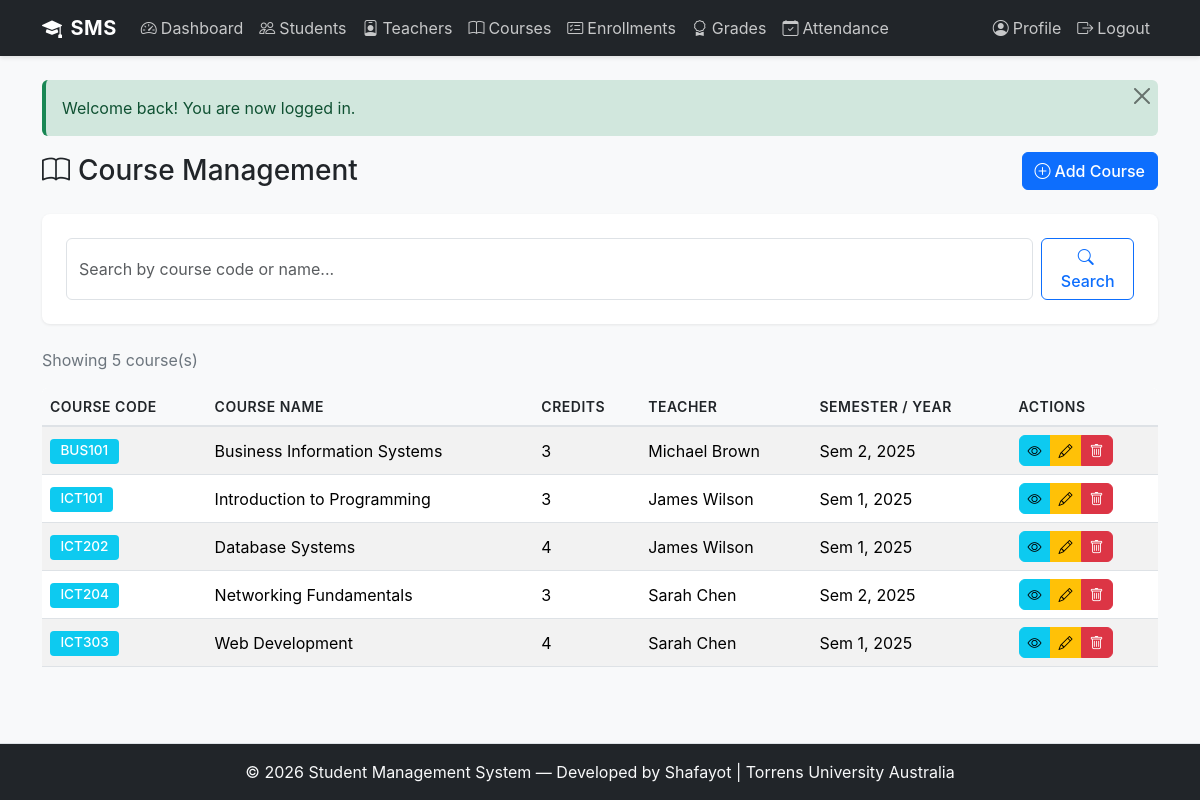
The page /public/courses/list.php (signed in) on the database its author committed.
### tables this page shows
CREATE TABLE courses (
    id INT AUTO_INCREMENT PRIMARY KEY,
    course_code VARCHAR(20) NOT NULL UNIQUE,
    course_name VARCHAR(100) NOT NULL,
    description TEXT NULL,
    credits INT NOT NULL DEFAULT 3,
    teacher_id INT NULL,
    semester ENUM('1', '2', 'summer') NOT NULL DEFAULT '1',
    year YEAR NOT NULL,
    created_at DATETIME NOT NULL DEFAULT CURRENT_TIMESTAMP,
    FOREIGN KEY (teacher_id) REFERENCES teachers(id) ON DELETE SET NULL,
    INDEX idx_course_code (course_code),
    INDEX idx_teacher_id (teacher_id)
);

CREATE TABLE teachers (
    id INT AUTO_INCREMENT PRIMARY KEY,
    user_id INT NOT NULL,
    employee_number VARCHAR(20) NOT NULL UNIQUE,
    first_name VARCHAR(50) NOT NULL,
    last_name VARCHAR(50) NOT NULL,
    department VARCHAR(100) NULL,
    phone VARCHAR(20) NULL,
    hire_date DATE NOT NULL,
    created_at DATETIME NOT NULL DEFAULT CURRENT_TIMESTAMP,
    FOREIGN KEY (user_id) REFERENCES users(id) ON DELETE CASCADE,
    INDEX idx_user_id (user_id),
    INDEX idx_employee_number (employee_number)
);

### includes/functions.php (called while the page is built, shortened)
<?php
function sanitize($string) {
    return htmlspecialchars($string, ENT_QUOTES, 'UTF-8');
}
function paginate($total_records, $per_page = 10, $current_page = 1) {
    $total_pages = max(1, ceil($total_records / $per_page));
    $current_page = max(1, min($current_page, $total_pages));
    $offset = ($current_page - 1) * $per_page;
    return [
        'current_page' => $current_page,
        'total_pages'  => $total_pages,
        'offset'       => $offset,
        'per_page'     => $per_page,
        'total_records' => $total_records,
    ];
}

### includes/db.php (called while the page is built, shortened)
<?php
class Database {
    private static $instance = null;
    public static function get_connection() {
        if (self::$instance === null) {
            try {
                $dsn = 'mysql:host=' . DB_HOST . ';dbname=' . DB_NAME . ';charset=' . DB_CHARSET;
                $options = [
                    PDO::ATTR_ERRMODE            => PDO::ERRMODE_EXCEPTION,
                    PDO::ATTR_DEFAULT_FETCH_MODE  => PDO::FETCH_ASSOC,
                    PDO::ATTR_EMULATE_PREPARES    => false,
                ];
                self::$instance = new PDO($dsn, DB_USER, DB_PASS, $options);
            } catch (PDOException $e) {
                error_log('Database connection failed: ' . $e->getMessage());
                die('Sorry, we could not connect to the database. Please try again later.');
            }
        }
        return self::$instance;
    }
    public static function query($sql, $params = []) {
        try {
            $pdo = self::get_connection();
            $stmt = $pdo->prepare($sql);
            $stmt->execute($params);
            return $stmt;
        } catch (PDOException $e) {
            error_log('Query failed: ' . $e->getMessage());
            die('Sorry, a database error occurred. Please try again later.');
        }
    }
    public static function fetch_all($sql, $params = []) {
        $stmt = self::query($sql, $params);
        return $stmt->fetchAll();
    }
    public static function fetch_one($sql, $params = []) {
        $stmt = self::query($sql, $params);
        return $stmt->fetch();
    }
}

### public/courses/list.php (the view, shortened to what this page needs)
<?php
require_once __DIR__ . '/../../includes/header.php';
$search = trim($_GET['search'] ?? '');
$current_page = max(1, intval($_GET['page'] ?? 1));
$where = "";
$params = [];
$count_sql = "SELECT COUNT(*) as count FROM courses c $where";
$total_records = Database::fetch_one($count_sql, $params)['count'];
$pagination = paginate($total_records, 10, $current_page);
$sql = "SELECT c.*, t.first_name as teacher_first, t.last_name as teacher_last
        FROM courses c
        LEFT JOIN teachers t ON c.teacher_id = t.id
        $where
        ORDER BY c.course_code ASC
        LIMIT {$pagination['per_page']} OFFSET {$pagination['offset']}";
$courses = Database::fetch_all($sql, $params);
?>
<div class="d-flex justify-content-between align-items-center mb-4">
    <h1 class="h3 mb-0"><i class="bi bi-book me-2"></i>Course Management</h1>
    <a href="<?php echo BASE_URL; ?>/courses/add.php" class="btn btn-primary">
        <i class="bi bi-plus-circle me-1"></i>Add Course
    </a>
</div>
<div class="card mb-4">
    <div class="card-body">
        <form method="GET" class="d-flex gap-2">
            <input type="text" name="search" class="form-control"
                   placeholder="Search by course code or name..."
                   value="<?php echo sanitize($search); ?>">
            <button type="submit" class="btn btn-outline-primary">
                <i class="bi bi-search me-1"></i>Search
            </button>
        </form>
    </div>
</div>
<p class="text-muted mb-3">Showing <?php echo $total_records; ?> course(s)</p>
<?php if (!empty($courses)): ?>
    <div class="table-responsive">
        <table class="table table-striped table-hover">
            <thead class="table-dark">
                <tr>
                    <th>Course Code</th>
                    <th>Course Name</th>
                    <th>Credits</th>
                    <th>Teacher</th>
                    <th>Semester / Year</th>
                    <th>Actions</th>
                </tr>
            </thead>
            <tbody>
                <?php foreach ($courses as $course): ?>
                    <tr>
                        <td><span class="badge bg-info"><?php echo sanitize($course['course_code']); ?></span></td>
                        <td><?php echo sanitize($course['course_name']); ?></td>
                        <td><?php echo intval($course['credits']); ?></td>
                        <td>
                            <?php if ($course['teacher_first']): ?>
                                <?php echo sanitize($course['teacher_first'] . ' ' . $course['teacher_last']); ?>
                            <?php else: ?>
                                <span class="text-muted">Unassigned</span>
                            <?php endif; ?>
                        </td>
                        <td>
                            <?php
                            $sem = ($course['semester'] === 'summer') ? 'Summer' : 'Sem ' . $course['semester'];
                            echo sanitize($sem . ', ' . $course['year']);
                            ?>
                        </td>
                        <td>
                            <div class="btn-group btn-group-sm">
                                <a href="<?php echo BASE_URL; ?>/courses/view.php?id=<?php echo $course['id']; ?>" class="btn btn-info" title="View">
                                    <i class="bi bi-eye"></i>
                                </a>
                                <a href="<?php echo BASE_URL; ?>/courses/edit.php?id=<?php echo $course['id']; ?>" class="btn btn-warning" title="Edit">
                                    <i class="bi bi-pencil"></i>
                                </a>
                                <a href="<?php echo BASE_URL; ?>/courses/delete.php?id=<?php echo $course['id']; ?>" class="btn btn-danger" title="Delete">
                                    <i class="bi bi-trash"></i>
                                </a>
                            </div>
                        </td>
                    </tr>
                <?php endforeach; ?>
            </tbody>
        </table>
    </div>
<?php endif; ?>
<?php require_once __DIR__ . '/../../includes/footer.php'; ?>

### assets/css/style.css (style rules this page uses)
:root { --primary-color: #0d6efd; --secondary-color: #6c757d; --success-color: #198754; --danger-color: #dc3545; --warning-color: #ffc107; --info-color: #0dcaf0; --light-color: #f8f9fa; --dark-color: #212529; }
body { font-family: -apple-system, BlinkMacSystemFont, 'Segoe UI', Roboto, 'Helvetica Neue', Arial, sans-serif; background-color: #f8f9fa; min-height: 100vh; display: flex; flex-direction: column; }
.form-control, .form-select { border: 1px solid #dee2e6; border-radius: 0.375rem; transition: border-color 0.2s ease, box-shadow 0.2s ease; }
.btn { border-radius: 0.375rem; font-weight: 500; transition: all 0.2s ease; }
.btn-primary { background-color: var(--primary-color); border-color: var(--primary-color); }
.table { background-color: #fff; border-collapse: collapse; }
.table thead th { background-color: #f8f9fa; border-bottom: 2px solid #dee2e6; font-weight: 600; color: #212529; text-transform: uppercase; font-size: 0.875rem; letter-spacing: 0.5px; }
.table tbody td { vertical-align: middle; border-bottom: 1px solid #dee2e6; }
.table-striped tbody tr:nth-of-type(odd) { background-color: rgba(0, 0, 0, 0.02); }
.table-responsive { border-radius: 0.375rem; overflow: hidden; }
.card { border: none; border-radius: 0.5rem; box-shadow: 0 1px 3px rgba(0, 0, 0, 0.08); margin-bottom: 1.5rem; }
.card-body { padding: 1.5rem; }
.badge { padding: 0.35rem 0.65rem; font-weight: 500; font-size: 0.85rem; border-radius: 0.25rem; }
.text-muted { color: #6c757d !important; }
.d-flex { display: flex; }
.justify-content-between { justify-content: space-between; }
.align-items-center { align-items: center; }
.gap-2 { gap: 0.5rem; }
.mb-3 { margin-bottom: 1rem; }

### rows shown on the page
courses: course_code "BUS101", course_name "Business Information Systems", credits "3", teacher.last_name "Michael Brown", semester+year "Sem 2, 2025"
courses: course_code "ICT101", course_name "Introduction to Programming", credits "3", teacher.last_name "James Wilson", semester+year "Sem 1, 2025"
courses: course_code "ICT202", course_name "Database Systems", credits "4", teacher.last_name "James Wilson", semester+year "Sem 1, 2025"
courses: course_code "ICT204", course_name "Networking Fundamentals", credits "3", teacher.last_name "Sarah Chen", semester+year "Sem 2, 2025"
courses: course_code "ICT303", course_name "Web Development", credits "4", teacher.last_name "Sarah Chen", semester+year "Sem 1, 2025"

### other values the page prints
$message "Welcome back! You are now logged in."
$total_records "5"
